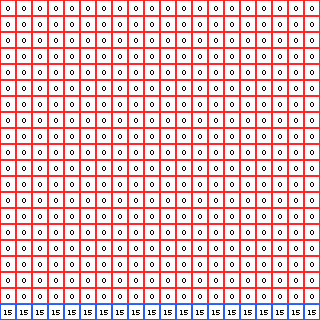

A level layout from a 2D game, rendered from its tile map. Below: a short description, then the map file with tile-grid data replaced by summaries:
An orthogonal 20x20 tile map with 16x16 px tiles, 6 tile layers (layer5, layer4, layer3, layer2, ...).

<map version="1.0" orientation="orthogonal" width="20" height="20" tilewidth="16" tileheight="16">
 <tileset firstgid="1" name="tiles.fw" tilewidth="16" tileheight="16">
  <image source="tiles.fw.png" width="256" height="256" />
 </tileset>
 <layer name="layer5" width="20" height="20">
  <data>[400 cells, 400 non-empty, 2 distinct tile ids]</data>
 </layer>
 <layer name="layer4" width="20" height="20">
  <data>[400 cells, 400 non-empty, 2 distinct tile ids]</data>
 </layer>
 <layer name="layer3" width="20" height="20">
  <data>[400 cells, 400 non-empty, 2 distinct tile ids]</data>
 </layer>
 <layer name="layer2" width="20" height="20">
  <data>[400 cells, 400 non-empty, 2 distinct tile ids]</data>
 </layer>
 <layer name="layer1" width="20" height="20">
  <data>[400 cells, 400 non-empty, 2 distinct tile ids]</data>
 </layer>
 <layer name="layer0" width="20" height="20">
  <data>[400 cells, 400 non-empty, 2 distinct tile ids]</data>
 </layer>
</map>
